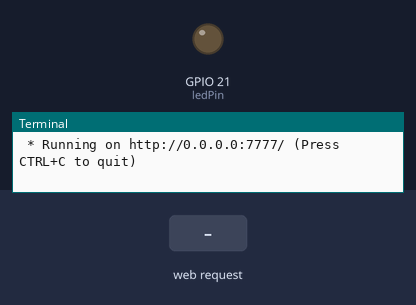
Simulated run of this program. Board: Raspberry Pi (BCM pin numbers). Shown: output pins drawn as LEDs (lit = HIGH), the last lines printed to the terminal. The inputs (shaded band) are chosen by the test bench. The clock reads 2024-03-15 10:24:30 at power-on unless the program sets it.

Above: at 1.2 s.
1.3 s: HTTP request for /led/on received
At 1.7 s:
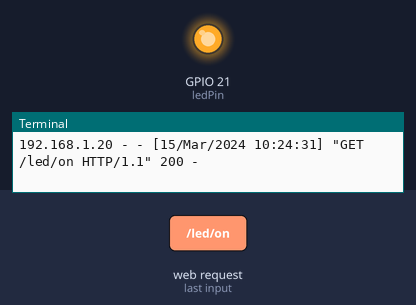
2.8 s: HTTP request for /led/off received
At 4.1 s:
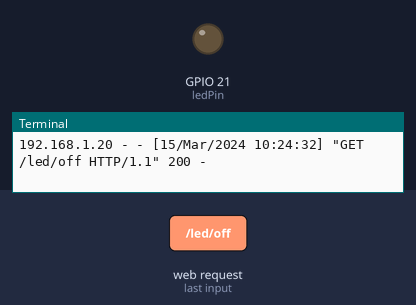
Timing chart, 0 to 5.8 s (numbered marks = the images above; inputs shaded):
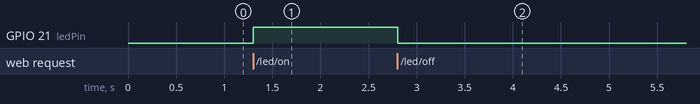

The program:

flask03.py
```python
# URL 접속을 /led/on, /led/off로 접속하면 led를 on, off하는 웹페이지를 만들자
from flask import Flask
import RPi.GPIO as GPIO

app = Flask(__name__)

ledPin = 21

GPIO.setmode(GPIO.BCM)
GPIO.setup(ledPin, GPIO.OUT)

@app.route("/led/on")
def led_on():
    GPIO.output(ledPin, 1)
    return "<h1>LED is ON</h1>"

@app.route("/led/off")
def led_off():
    GPIO.output(ledPin, 0)
    return "<h1>LED is OFF</h1>"

if __name__ == "__main__":
    try:
        app.run(host="0.0.0.0", port="7777", debug=True)
    except KeyboardInterrupt:
        GPIO.cleanup()
```

Measured:
- after the input at 1.3 s, GPIO 21 (ledPin): LOW → HIGH at once
- after the input at 2.8 s, GPIO 21 (ledPin): HIGH → LOW at once
